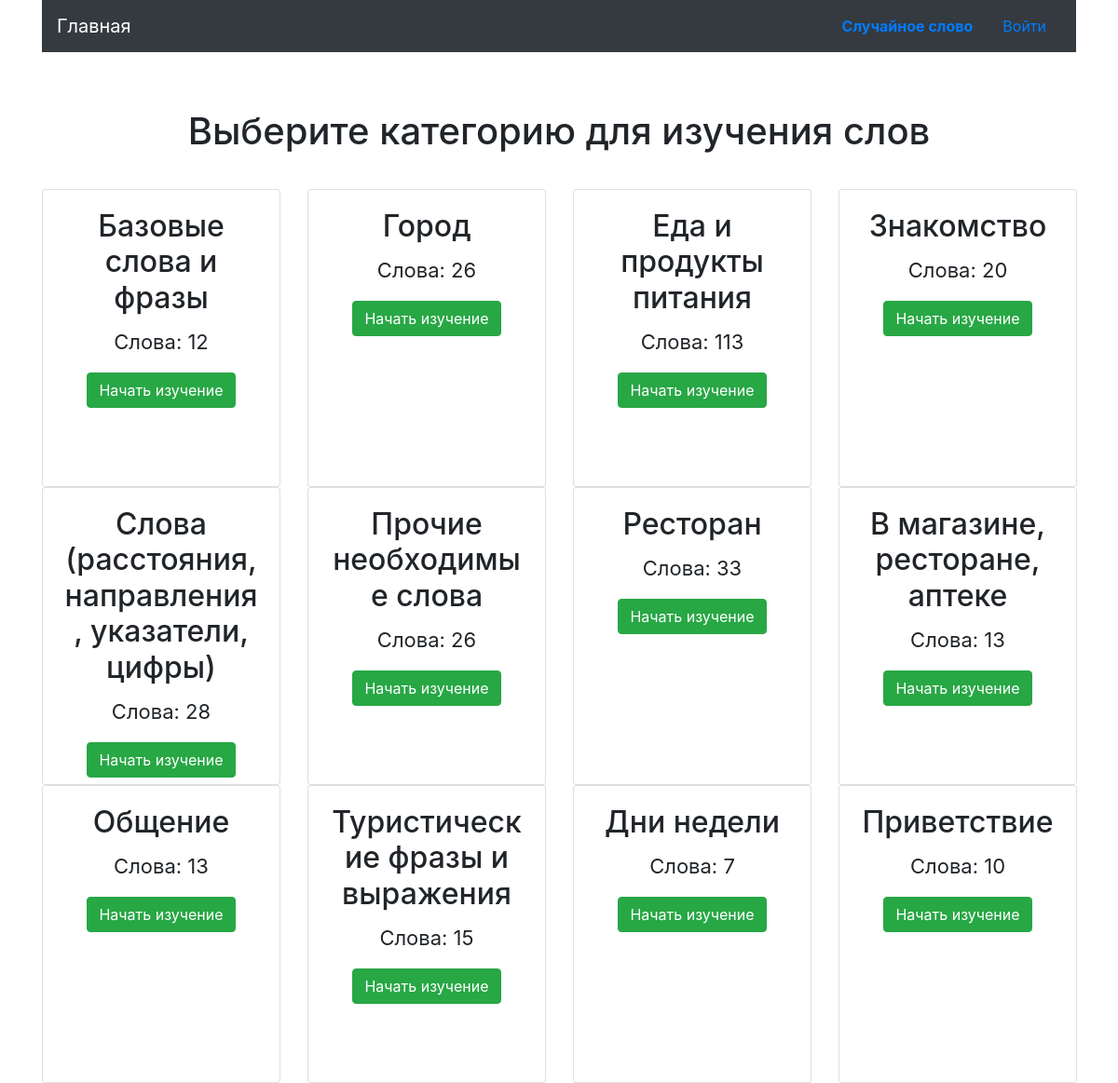
The page / on the database its author committed.
### main_app/card/models.py (models this page shows, shortened)
class BaseModel(db.Model):
    __abstract__ = True
    __table_args__ = {'sqlite_autoincrement': True}     # remove if postgres
    id = db.Column(db.Integer, primary_key=True)

class Category(BaseModel):
    __tablename__ = 'category'
    name = db.Column(db.String(128), unique=True, nullable=False)
    image = db.Column(db.String(1024), nullable=True)
    background = db.Column(db.String(1024), nullable=True)
    @classmethod
    def all(cls) -> list:
        categories = db.session.query(Category).all()
        return categories
    @property
    def count_words(self) -> int:
        count_words = db.session.query(CategoryCards).filter(CategoryCards.category_id==self.id).count()
        return count_words

### main_app/card/views.py (the view)
@card.route('/')
def index():
    categories = Category.all()
    return render_template('main/index.html', categories=categories)

### main_app/templates/main/index.html
{% extends 'main/layout.html' %}
{% block content %}
<div class="container">
	<div class="row">
		<div class="col-md-12 text-center">
			<h1>Выберите категорию для изучения слов</h1>
		</div>
	</div>
</div>
<div class="container card-main">
	<div class="row">
		{% for category in categories %}
		<div class="col-sm-3 col-xs-2 text-center">
			<div class="card" style="width: 16rem; height: 20rem;">
				<center>
					<div class="card-body">
						<h2 class="card-title">{{ category.name }}</h2>
						<p class="card-text">Слова: {{ category.count_words }}</p>
						<a href="{{ url_for('card.category', category_id=category.id) }}" class="btn btn-success">Начать изучение</a>
					</div>
				</center>
			</div>
		</div>
		{% endfor %}
	</div>
</div>
{% endblock %}

### main_app/templates/main/layout.html (style rules this page uses)
.card-text { font-size: 22px; }
.row, .card-main { margin-top: 30px; }

### rows shown on the page
Category: name "Базовые слова и фразы", count_words "12"
Category: name "Город", count_words "26"
Category: name "Еда и продукты питания", count_words "113"
Category: name "Знакомство", count_words "20"
Category: name "Слова (расстояния, направления, указатели, цифры)", count_words "28"
Category: name "Прочие необходимые слова", count_words "26"
Category: name "Ресторан", count_words "33"
Category: name "В магазине, ресторане, аптеке", count_words "13"
Category: name "Общение", count_words "13"
Category: name "Туристические фразы и выражения", count_words "15"
Category: name "Дни недели", count_words "7"
Category: name "Приветствие", count_words "10"
